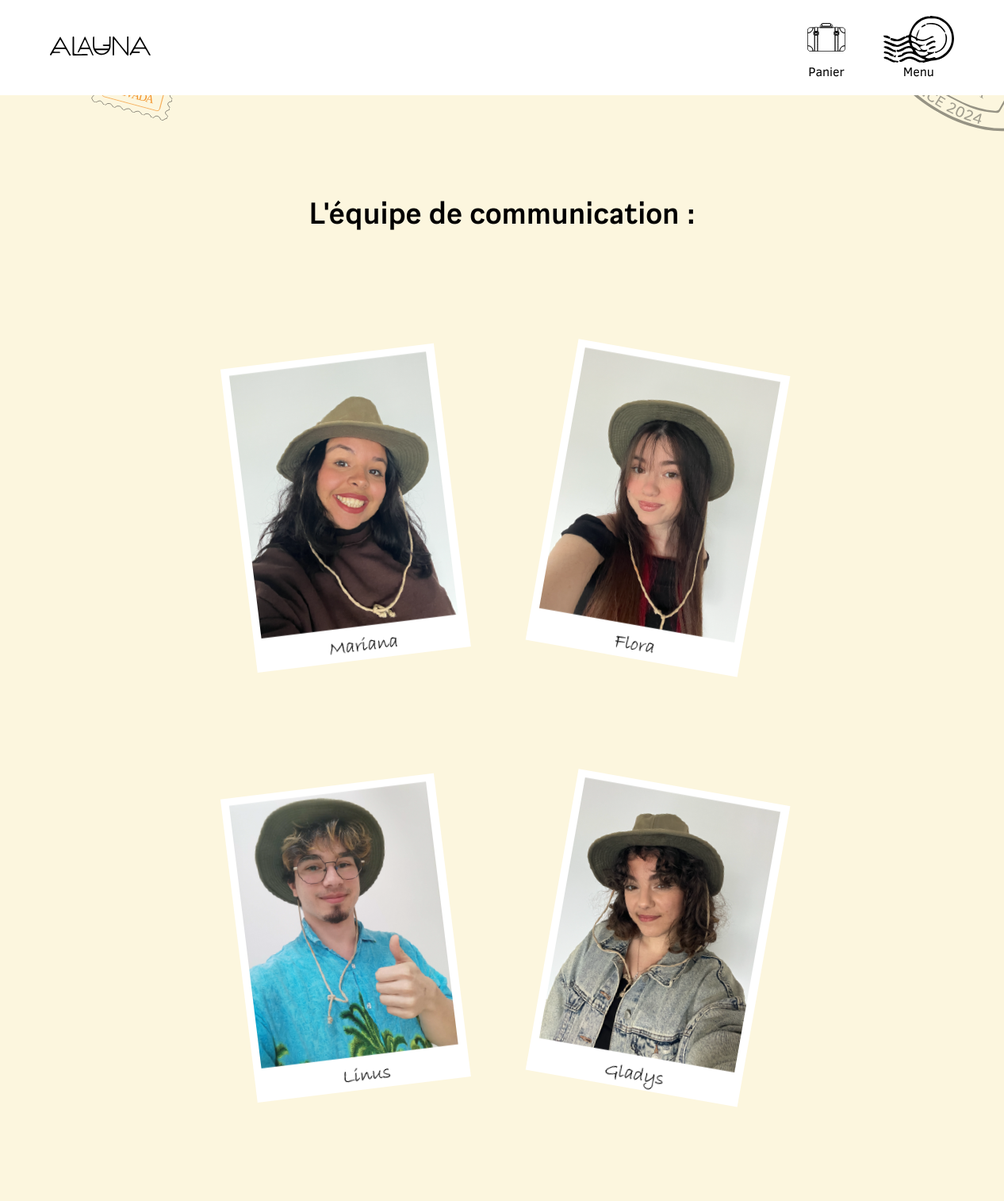
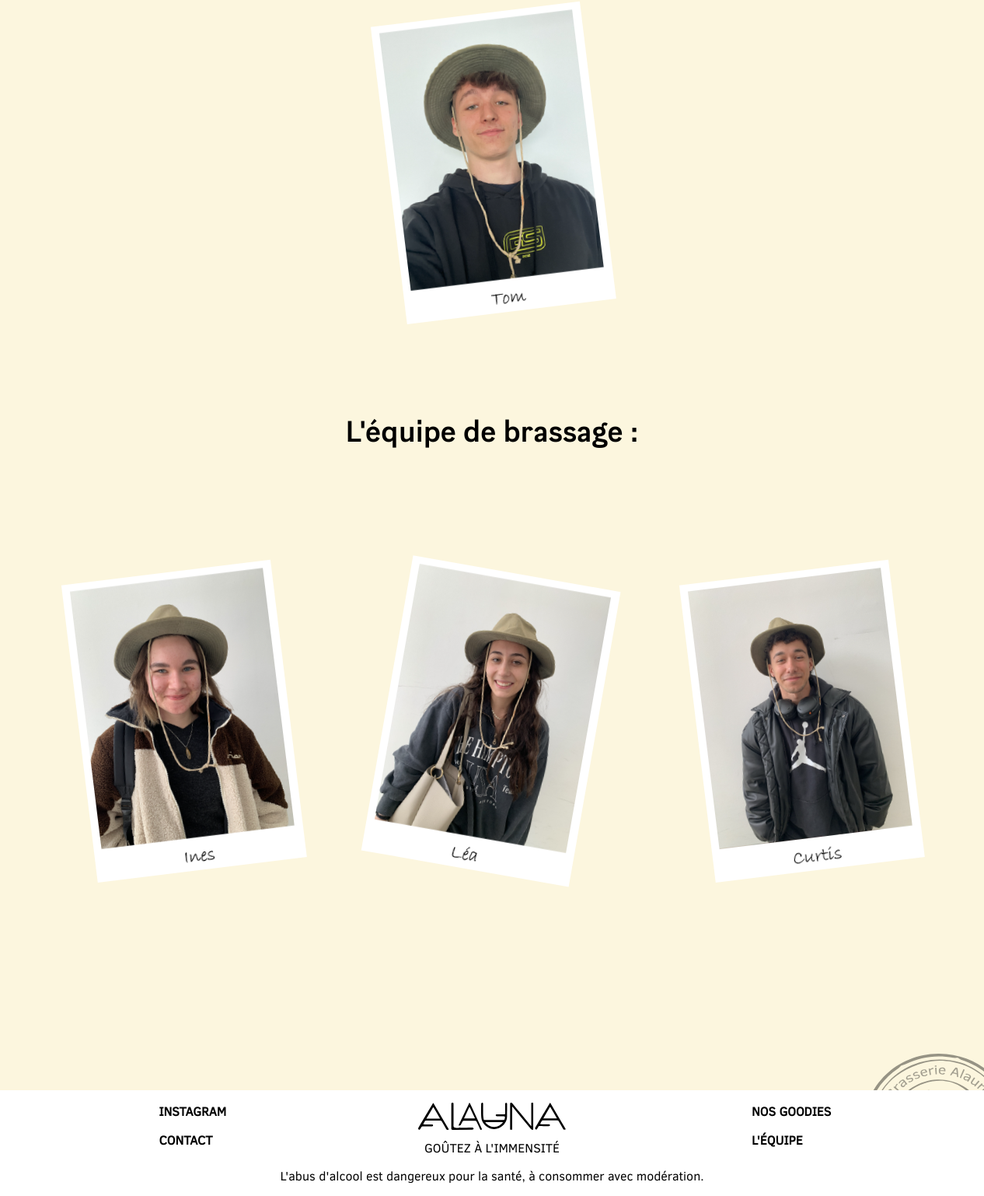
The app's page /trombi.php with its own data (2 pictures, top to bottom).
### tables this page shows
CREATE TABLE IF NOT EXISTS `equipe_com` (
  `prenom` varchar(20) NOT NULL,
  `role` varchar(50) NOT NULL,
  `description` text NOT NULL,
  PRIMARY KEY (`prenom`)
);

CREATE TABLE IF NOT EXISTS `equipe_brasserie` (
  `prenom` varchar(20) NOT NULL,
  `role` varchar(50) NOT NULL,
  `description` text NOT NULL
);

### trombi.php (called while the page is built, shortened)
<?php
require_once "app/model/connexionBDD.php";
require_once "app/model/trombi.model.php";
$pdo = getDatabaseConnection();
$membres_brasserie = getEquipeBrasserie($pdo);
$membres_com = getEquipeCom($pdo);
include 'app/view/trombi.view.php';

### app/model/trombi.model.php (called while the page is built)
<?php
function getEquipeBrasserie(PDO $pdo)
{
    $sql_brasserie = "SELECT * FROM equipe_brasserie";
    $stmt = $pdo->query($sql_brasserie);
    $membres_brasserie =  $stmt->fetchAll();
    return $membres_brasserie;
}
function getEquipeCom(PDO $pdo)
{
    $sql_com = "SELECT * FROM equipe_com";
    $stmt = $pdo->query($sql_com);
    $membres_com =  $stmt->fetchAll();
    return $membres_com;
}

### app/view/trombi.view.php (the view, shortened to what this page needs)
<main>
    <h1>L'équipe de communication :</h1>
    <div id="equipecom">
        <?php foreach ($membres_com as $aMembre) : ?>
            <div class="carte">
                <a href="#" class="open-popup" data-prenom="<?= $aMembre['prenom'] ?>" data-role="<?= $aMembre['role'] ?>" data-description="<?= $aMembre['description'] ?>" data-photo="public/img/team/pola<?= $aMembre['prenom'] ?>.png">
                    <figure class="photo">
                        <img src="public/img/team/pola<?= $aMembre['prenom'] ?>.png" alt="photo de <?= $aMembre['prenom'] ?>">
                    </figure>
                </a>
            </div>
        <?php endforeach ?>
    </div>
    <h1>L'équipe de brassage :</h1>
    <div id="equipebrasserie">
        <?php foreach ($membres_brasserie as $aMembre) : ?>
            <div class="carte">
                <a href="#" class="open-popup" data-prenom="<?= $aMembre['prenom'] ?>" data-role="<?= $aMembre['role'] ?>" data-description="<?= $aMembre['description']?>" data-photo="public/img/team/pola<?= $aMembre['prenom'] ?>.png">
                    <figure class="photo">
                        <img src="public/img/team/pola<?= $aMembre['prenom'] ?>.png" alt="photo de <?= $aMembre['prenom'] ?>">
                    </figure>
                </a>
            </div>
        <?php endforeach ?>
    </div>
</main>

### public/css/trombi.css (style rules this page uses)
#equipecom { display: flex; flex-direction: row; flex-wrap: wrap; gap: 10vw; justify-content: center; margin: 2vw 10vw; }
#equipebrasserie { display: flex; flex-direction: row; flex-wrap: wrap; justify-content: center; gap: 10vw; margin: 2vw 2vw 22vw 2vw; }
h1 { font-family: Generisch Sans, Arial; margin: 10vw; text-align: center; font-size: 3vw; }
#equipecom .carte:nth-child(even) { transform: rotate(10deg); }
#equipecom .carte:nth-child(odd) { transform: rotate(353deg); }
#equipebrasserie .carte:nth-child(even) { transform: rotate(10deg); }
#equipebrasserie .carte:nth-child(odd) { transform: rotate(353deg); }

### public/css/headerFooter.css (style rules this page uses)
* { margin: 0; padding: 0; box-sizing: border-box; }
body { background-color: #FCF6DE; overflow-x: hidden; }
p,a { font-family: "Clear Sans"; }
a { text-decoration: none; color: black; text-align: center; }

### records on screen
equipe_com: prenom (picture)
equipe_com: prenom (picture)
equipe_com: prenom (picture)
equipe_com: prenom (picture)
equipe_com: shows a picture
equipe_brasserie: prenom (picture)
equipe_brasserie: shows a picture
equipe_brasserie: prenom (picture)
